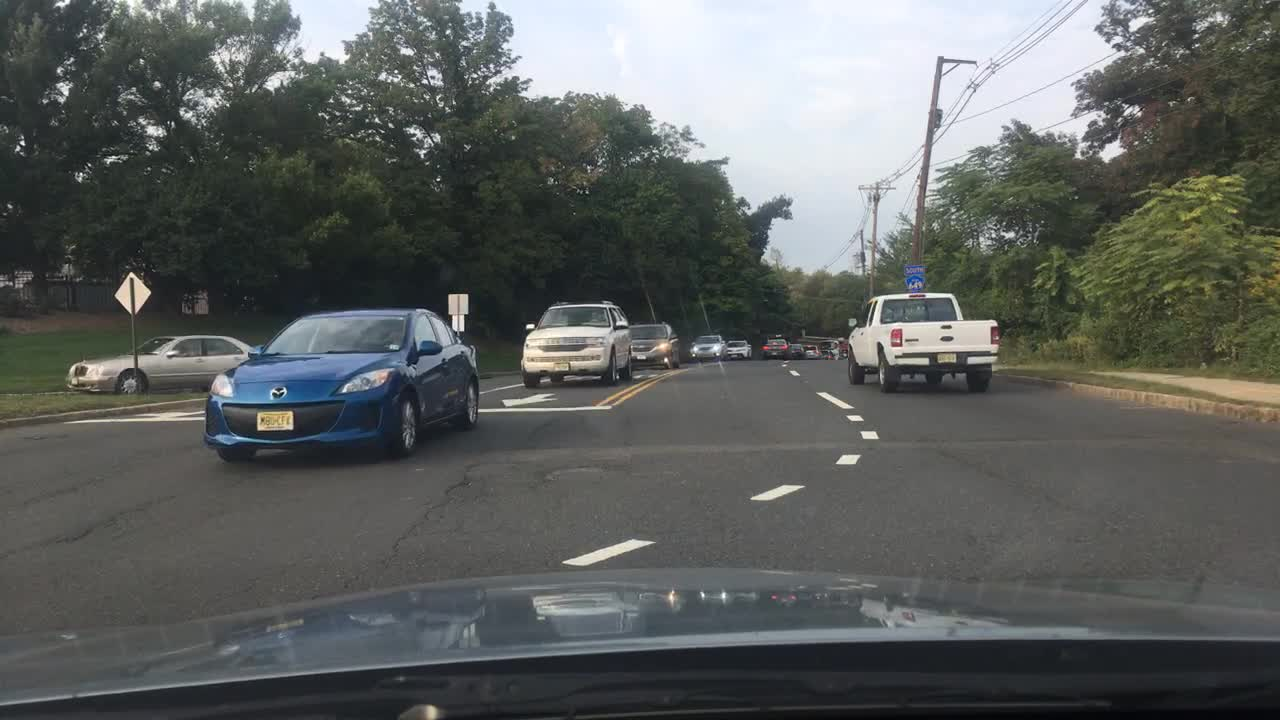
#> input picture 1.jpg, 1280 x 720 px
$ python draw_anchor.py
#> lines starting #> are read from the running program, lines starting #| are printed output that depends on the picture; after the words box and inside, x2 and y2 are one past the last pixel; in counts of white or black regions, pixels touching at a corner belong together
import cv2
img = cv2.imread("1.jpg")
#> img is the input picture: shape (720, 1280, 3); mean B, G, R 94.5, 96.6, 93.2
img = cv2.resize(img, (412,412), interpolation=cv2.INTER_AREA)
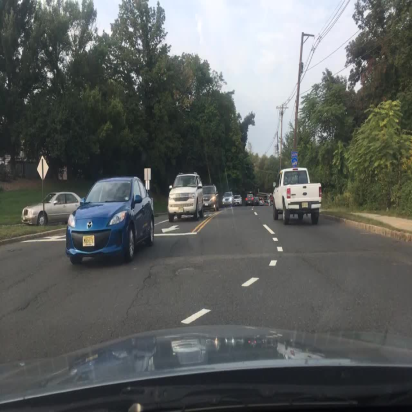
#> img: shape (412, 412, 3); mean B, G, R 94.5, 96.6, 93.2
cx = img.shape[1]/2
#> cx = 206
cy = img.shape[0]/2
#> cy = 206
anchor = [12, 16, 19, 36, 40, 28, 36, 75, 76, 55, 72, 146, 142, 110, 192, 243, 459, 401] # (width, height)
# anchor = [5, 9, 11, 14, 7, 26, 20, 26, 14, 56, 37, 45, 57, 83, 96, 130, 140, 220]
color = (0,0,255)
for i in range(9):
    if i == 3:
        color = (0,255,0)
    elif i == 6:
        color = (255,0,0)
    cv2.rectangle(img, (int(cx - anchor[i*2]/2), int(cy - anchor[i*2+1]/2)),
                       (int(cx + anchor[i*2]/2), int(cy + anchor[i*2+1]/2)), color, 1)
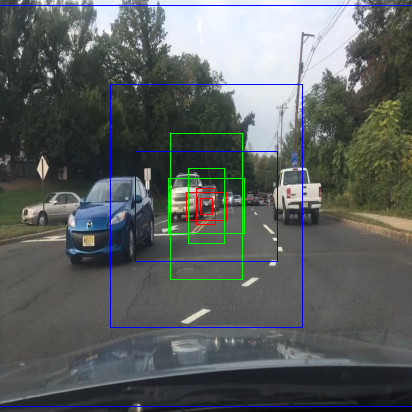
#> img: shape (412, 412, 3); 2% of pixels changed, all inside (x1, y1, x2, y2) = (0, 5, 412, 407)

cv2.imwrite("1_anchor.jpg", img)
